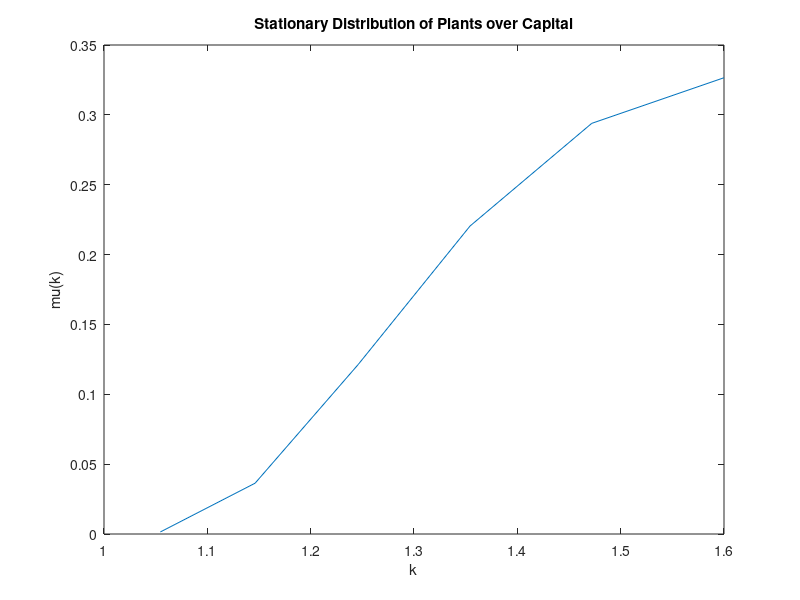

Recreate this plot in MATLAB. (Note: this script raises an error after producing the figure.)
%%Q1
%(d)

%(i)

delta = 0.08; kStar = 1.6;
alpha = [0.10, 0.25, 0.45, 0.70, 0.96, 1.0];
theta = zeros(1, length(alpha));
den = 1+ sum(cumprod(ones(1, length(alpha)) - alpha));
theta(1) = 1/den;

for j = 2:length(alpha)
    theta(j) = theta(j-1)*(1-alpha(j-1));

end

%(ii)
NumOfAdj = theta*alpha';

IVector = kStar* (ones(1, length(alpha)) - (1-delta).^(1:length(alpha)));
aggInv = sum(theta.*alpha.*IVector);
s = sprintf( 'No. of Adjustors: %.4f, Aggregate Investment: %.4f', ...
      NumOfAdj, aggInv);

disp(s)

%(iii)

kVector = kStar*(1-delta).^(0:length(alpha)-1);
plot(kVector, theta)
title('Stationary Distribution of Plants over Capital')
xlabel('k') 
ylabel('mu(k)')

%%
%%Q3

f = @(x) 20 + x.^2 - 8*x -log(x);

a = 0; b = 10;

[xStar, fxStar] = goldenSearch(a, b, f, true);

%%
%%Q4
%(a)

display = true;

q = 1;

[v, G] = Step1(q, display);


%%
%(b)

[mu, Gd] = Step2(G, display);

%%
%(c)

B = Step3(mu, Gd, display);

%%
%(d)

display = false;
beta = 0.99322;
iter = 0;
qL = beta + 1e-4; qH = 1.02; tol3 = 1e-5;
distance3 = tol3*10; 

[vL, GL] = Step1(qL, display);
[muL, GdL] = Step2(GL, display);
BL = Step3(muL, GdL, display);


[vH, GH] = Step1(qH, display);
[muH, GdH] = Step2(GH, display);
BH = Step3(muH, GdH, display);

BM = tol3*10; 

while(distance3>tol3 && abs(BM)>tol3)
    qM = (qL+qH)/2;
    [vM, GM] = Step1(qM, display);
    [muM, GdM] = Step2(GM, display);
    BM = Step3(muM, GdM, display);

    if BL*BM < 0
       qH = qM;
    else
       qL = qM;
    end

    distance3 = qH - qL;

    iter = iter + 1;
    s = sprintf( 'Iteration %i: q = %.6f, B = %.6f', ...
          iter, qM, BM);
    disp(s)
end

q = (qH+qL)/2;
s = sprintf( 'equilibrium q = %.6f, annualized r = %.6f', ...
      q, 1/q-1);
disp(s)


%%
%(e)
Nbd = 1000; Nz = 2;
C = zeros(Nbd, Nz);
bL = -4.0; bH = 4.0; Nb1 = 100;
b1grid = logspace(log(bL - bL + 1)/log(10), log(bH - bL + 1)/log(10.0), Nb1)';
b1grid = b1grid + ones(size(b1grid))*(bL-1);
wgrid = [0.1, 1.0]; 

Nbd = 1000; mu = zeros(Nbd, Nz); 
bdgrid = linspace(b1grid(1), 4, Nbd);

for iz = 1:Nz
    
    for ibd = 1:Nbd
        C(ibd, iz) = bdgrid(ibd) + wgrid(iz) - GdM(ibd, iz);

    end

end

CMean = sum(sum(C.*muM));
CVar = sum(sum(((C-CMean).^2).*muM));

s = sprintf( 'Mean(C) = %.4f, Std(C) = %.4f', ...
      CMean, sqrt(CVar));
disp(s)


%%
%%Golden Search Function
function [x, fx] = goldenSearch(a, b, f, display)



    iter = 0;
    tol = 10e-5; distance = 10*tol;
    r = (3- sqrt(5)) / 2;
    
    c = (1-r)*a + r*b;
    d = r*a + (1-r)*b;
    
    
    while(distance > tol)
        if(f(c)>=f(d))
            a = c;
            c = d;
            d = r*a + (1-r)*b;
    
        else
            b = d;
            d = c;
            c = (1-r)*a + r*b;
            
        end
        distance = b - a;

        if(display==true)
            s = sprintf( 'Iteration %i: [a, b, c, d] = [%.4f, %.4f, %.4f, %.4f], |b-a| = %.4f', ...
            iter, a, b, c, d, distance);
            disp(s)
        end

        iter = iter + 1;


    end
    
    x = (a+b) / 2;
    fx = f(x);
    if(display==true)
        s = sprintf( '(x^*, f(x^*)) = (%.4f, %.4f)', ...
        x, fx);
        disp(s)
    end
end




%%Piecewise Linear Interpolation Function
function [v] = interpolation(v0, bNext, bgrid)

    if(bNext <= bgrid(1))
        v = v0(1);
    elseif(bNext >= bgrid(end))
        v = v0(end);
    else
        condMet = bNext <= bgrid;
        j = find(condMet, 1, "first") - 1;
        w = (bgrid(j+1) - bNext) / (bgrid(j+1) - bgrid(j));
        v = w*v0(j) + (1 - w)*v0(j+1);
    end

end

%%Step 1
function [v, G] = Step1(q, display)


    
    Nz = 2;
    wgrid = [0.1, 1.0]; Pi = [0.5, 0.5; 0.075, 0.925];
    beta = 0.99322; sigma = 1.5;
    u = @(c) (c^(1-sigma) - 1) / (1 - sigma);
    
    bL = -4.0; bH = 4.0; Nb1 = 100;
    b1grid = logspace(log(bL - bL + 1)/log(10), log(bH - bL + 1)/log(10.0), Nb1)';
    b1grid = b1grid + ones(size(b1grid))*(bL-1); b1grid = b1grid';

    tol1 = 1e-4; distance1 = 10*tol1; eps = 1e-5; iter = 0;
    
    v = zeros(Nb1, Nz); Tv = v; G = v; v0 = v;
    
    
    while(distance1 > tol1)
        
    
        for iz = 1:Nz
            
            v0(:, iz) = Pi(iz, :)*(v(:, :)');
            for ib = 1:Nb1
                obj = @(bNext) - u(b1grid(ib) + wgrid(iz) - q*bNext) ...
                       - beta*interpolation(v0(:, iz), bNext, b1grid);
                bLowerBar = b1grid(1);
                bUpperBar = (b1grid(ib) + wgrid(iz))/q - eps;
                [G(ib, iz), Tv(ib, iz)] = goldenSearch(bLowerBar, bUpperBar,...
                    obj, false);
                Tv(ib, iz) = -Tv(ib, iz);
        
            end
    
    
        end
    
        distance1 = max(max(abs(Tv-v)));
        v = Tv;
        iter = iter + 1;
        if(mod(iter, 100) == 0 && display == true)
            s1 = sprintf( 'Iteration %i: ||Tv-v|| = %.5f', ...
                 iter, distance1);
            disp(s1)
    
            s2 = sprintf( '(bmin, bmax) =  (%.5f, %.5f)', ...
               min(min(G)), max(max(G)));
            disp(s2) 
        end
    
    
    end
    if(display == true)
        s3 = sprintf( 'q = %.4f', q);
        disp(s3)     
    end

end

%%Step2

function [mu, Gd] = Step2(G, display)
    
    Nz = 2;
    Pi = [0.5, 0.5; 0.075, 0.925];
    
    
    
    bL = -4.0; bH = 4.0; Nb1 = 100;
    b1grid = logspace(log(bL - bL + 1)/log(10), log(bH - bL + 1)/log(10.0), Nb1)';
    b1grid = b1grid + ones(size(b1grid))*(bL-1); b1grid = b1grid';


    Nbd = 1000; mu = zeros(Nbd, Nz); 
    bdgrid = linspace(b1grid(1), 4, Nbd);
    mu(1, 1) = 1; Gd = zeros(Nbd, Nz);
    
    tol2 = 1e-5; distance2 = 10*tol2; iter = 0;
    
    while(distance2 > tol2)
    
        Tmu = zeros(Nbd, Nz);
        for iz = 1:Nz
            for ib = 1:Nbd
                
                if(mu(ib, iz)>0)
                    if(Gd(ib, iz) ~= 0)
                        bNext = Gd(ib, iz);
                    else
                        Gd(ib, iz) = interpolation(G(:, iz), bdgrid(ib), b1grid);
                        bNext = Gd(ib, iz);
                    end
                    condMet = bNext < bdgrid;
                    j = find(condMet, 1, "first") - 1;
                    w = (bdgrid(j+1) - bNext) / (bdgrid(j+1) - bdgrid(j));
                end
                for lz = 1:2
                    Tmu(j, lz) = Tmu(j, lz) + w*Pi(iz, lz)*mu(ib, iz);
                    Tmu(j+1, lz) = Tmu(j+1, lz) + (1-w)*Pi(iz, lz)*mu(ib, iz);
                end
        
            end
        
        
        end
        
        distance2 = max(max(abs(Tmu-mu)));
        
        
        mu = Tmu;
        iter = iter + 1;
        if(mod(iter, 50) == 0 && display == true)
            s = sprintf( 'Iteration %i: ||Tmu-mu|| = %.5f', ...
                 iter, distance2);
            disp(s)
        end
    
    end



end

%%Step3

function [B] = Step3(mu, Gd, display)
    
    Nz = 2; Nbd = 1000;

    B = 0;
    for iz = 1:Nz
        for ib = 1:Nbd
            B = B + mu(ib, iz)*Gd(ib, iz);
    
        end
    end
    if(display)
        s = sprintf( 'Aggregate Bond Demand at q = 1: %.4f', ...
             B);
        disp(s)
    end
end
